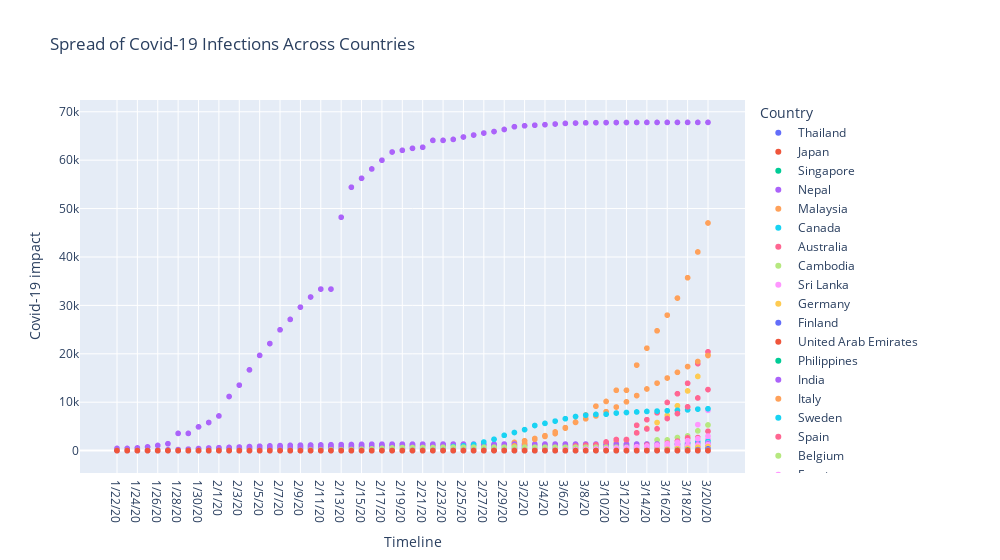

This figure's notebook cell:
### Code cell
today_timeline.analyze_covid_spread()
